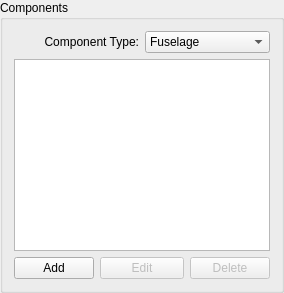
     <widget class="QGroupBox" name="groupBoxComponents">
      <property name="sizePolicy">
       <sizepolicy hsizetype="Preferred" vsizetype="Preferred">
        <horstretch>1</horstretch>
        <verstretch>0</verstretch>
       </sizepolicy>
      </property>
      <property name="title">
       <string>Components</string>
      </property>
      <layout class="QGridLayout" name="gridLayout_5">
       <item row="0" column="0" colspan="2">
        <widget class="QLabel" name="labelComponents">
         <property name="text">
          <string>Component Type:</string>
         </property>
         <property name="alignment">
          <set>Qt::AlignRight|Qt::AlignTrailing|Qt::AlignVCenter</set>
         </property>
         <property name="buddy">
          <cstring>comboBoxComponents</cstring>
         </property>
        </widget>
       </item>
       <item row="0" column="2" colspan="2">
        <widget class="QComboBox" name="comboBoxComponents">
         <item>
          <property name="text">
           <string>Fuselage</string>
          </property>
         </item>
         <item>
          <property name="text">
           <string>Wing</string>
          </property>
         </item>
         <item>
          <property name="text">
           <string>Horizontal Tail</string>
          </property>
         </item>
         <item>
          <property name="text">
           <string>Vertical Tail</string>
          </property>
         </item>
        </widget>
       </item>
       <item row="1" column="0" colspan="4">
        <widget class="QListWidget" name="listComponents"/>
       </item>
       <item row="2" column="0">
        <widget class="QPushButton" name="pushButtonAdd">
         <property name="text">
          <string>Add</string>
         </property>
        </widget>
       </item>
       <item row="2" column="1" colspan="2">
        <widget class="QPushButton" name="pushButtonEdit">
         <property name="enabled">
          <bool>false</bool>
         </property>
         <property name="text">
          <string>Edit</string>
         </property>
        </widget>
       </item>
       <item row="2" column="3">
        <widget class="QPushButton" name="pushButtonDel">
         <property name="enabled">
          <bool>false</bool>
         </property>
         <property name="text">
          <string>Delete</string>
         </property>
        </widget>
       </item>
      </layout>
     </widget>
